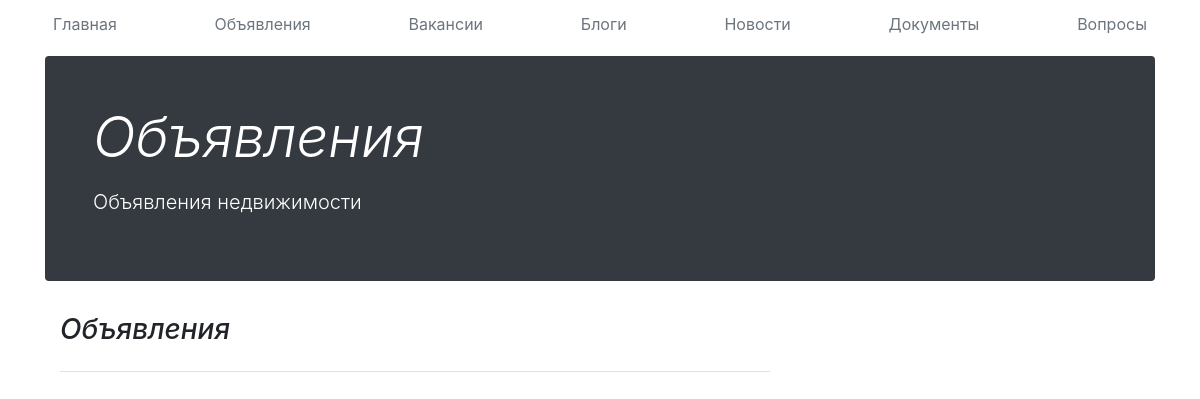
The app's page /ads, older data.
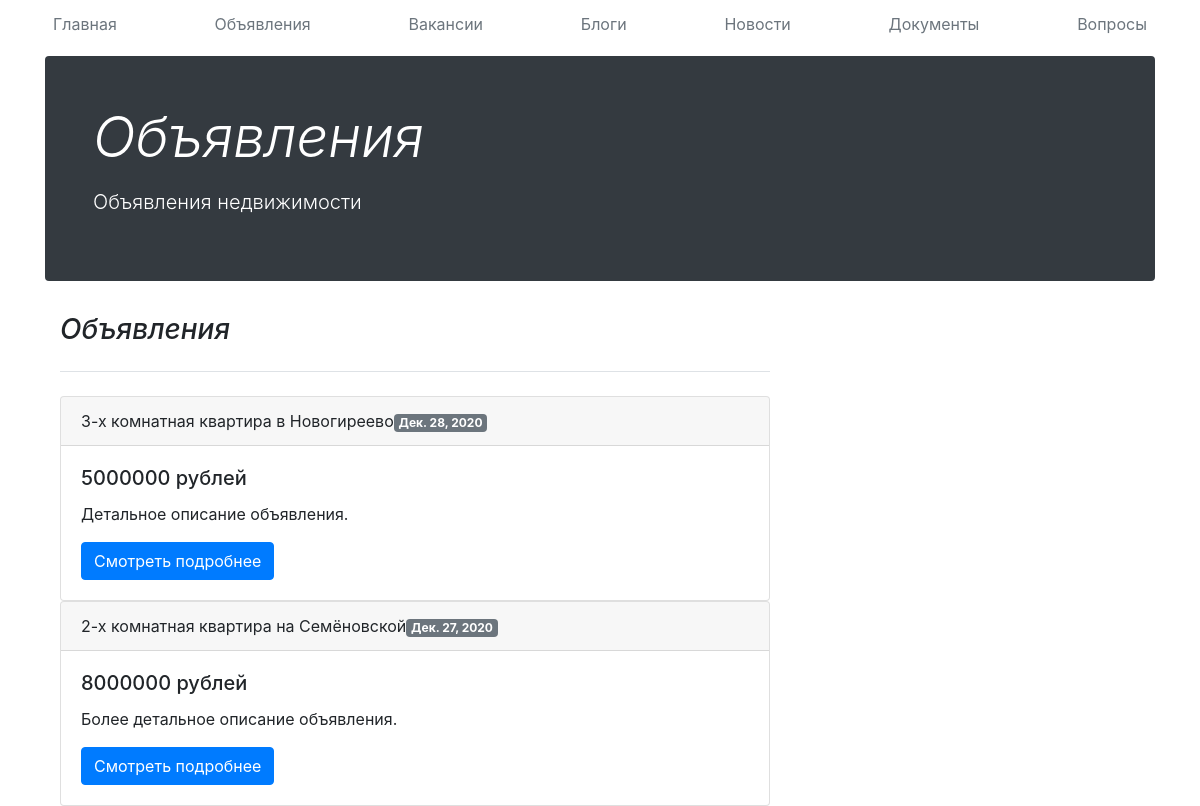
The same page, newer data.
### ad/models.py (models this page shows)
class Ads(models.Model):
    id = models.AutoField(primary_key=True)
    id_author = models.IntegerField('ID автора')
    title = models.CharField('Название объявления', max_length=50)
    description = models.TextField('Описание объявления')
    price = models.IntegerField('Цена')
    geo = models.TextField('Местоположение')
    date = models.DateField('Дата публикации')
    status = models.BooleanField('Продано')
    id_credit = models.IntegerField('ID условий ипотеки')
    class Meta:
        verbose_name = "Объявление"
        verbose_name_plural = "Объявления"

### ad/views.py (the view)
# urls.py: path('', views.index, name='ads_index'),
def index(request):
    ads = Ads.objects.all()
    return render(request, 'ad/index.html', {'ads': ads})

### ad/templates/ad/index.html (shortened to what this page needs)
{% extends 'main/base.html' %}
{% block name %}Объявления{% endblock %}
{% block description %}Объявления недвижимости{% endblock %}
{% block content %}
    <div class="col-md-8 blog-main">
      <h3 class="pb-4 mb-4 font-italic border-bottom">
       Объявления
      </h3>
{% for ad in ads %}
      <div class="card">
  <div class="card-header">
      {{ad.title}}<span class="badge badge-secondary">{{ad.date}}</span>
  </div>
  <div class="card-body">
    <h5 class="card-title">{{ad.price}} рублей</h5>
    <p class="card-text">{{ad.description}}</p>
      <a href="{% url 'ad_detail' ad.id %}" class="btn btn-primary">Смотреть подробнее</a>
  </div>
</div>
{% endfor %}
    </div>
{% endblock %}

### main/templates/main/base.html (shortened to what this page needs)
<!doctype html>
<html lang="ru">
<head>
    <link rel="stylesheet" href="https://stackpath.bootstrapcdn.com/bootstrap/4.5.2/css/bootstrap.min.css">
</head>
<body>
    <div class="container">
  <div class="nav-scroller py-1 mb-2">
    <nav class="nav d-flex justify-content-between">
      <a class="p-2 text-muted" href="{% url 'home' %}">Главная</a>
      <a class="p-2 text-muted" href="{% url 'ads_index' %}">Объявления</a>
      <a class="p-2 text-muted" href="{% url 'jobs' %}">Вакансии</a>
      <a class="p-2 text-muted" href="#">Блоги</a>
      <a class="p-2 text-muted" href="#">Новости</a>
      <a class="p-2 text-muted" href="#">Документы</a>
      <a class="p-2 text-muted" href="#">Вопросы</a>
    </nav>
  </div>
  <div class="jumbotron p-4 p-md-5 text-white rounded bg-dark">
    <div class="col-md-6 px-0">
      <h1 class="display-4 font-italic">{% block name %}{% endblock %}</h1>
      <p class="lead my-3">{% block description %}{% endblock %}</p>
    </div>
  </div>
        <main role="main" class="container">
  <div class="row">
{% block content %}{% endblock %}
</div>
</main>
</body>
</html>

Row changes from the older to the newer data that the page shows:
added Ads: title "3-х комнатная квартира в Новогиреево", date "Дек. 28, 2020", price "5000000", description "Детальное описание объявления."
added Ads: title "2-х комнатная квартира на Семёновской", date "Дек. 27, 2020", price "8000000", description "Более детальное описание объявления."
